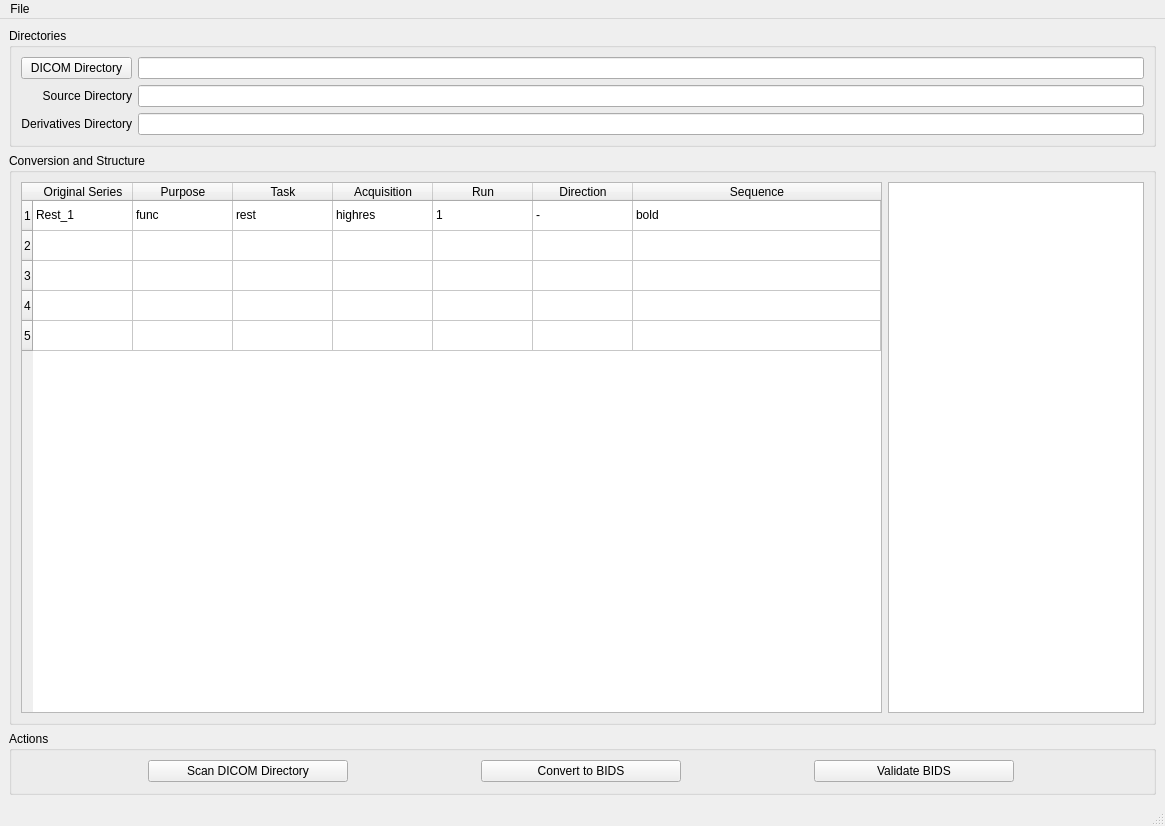
<?xml version="1.0" encoding="UTF-8"?>
<ui version="4.0">
 <class>MainWindow</class>
 <widget class="QMainWindow" name="MainWindow">
  <property name="geometry">
   <rect>
    <x>0</x>
    <y>0</y>
    <width>1165</width>
    <height>826</height>
   </rect>
  </property>
  <property name="windowTitle">
   <string>MainWindow</string>
  </property>
  <widget class="QWidget" name="centralwidget">
   <layout class="QVBoxLayout" name="verticalLayout">
    <item>
     <widget class="QGroupBox" name="groupBox">
      <property name="title">
       <string>Directories</string>
      </property>
      <layout class="QGridLayout" name="gridLayout">
       <item row="0" column="0">
        <widget class="QPushButton" name="dicomdirButton">
         <property name="text">
          <string>DICOM Directory</string>
         </property>
        </widget>
       </item>
       <item row="0" column="1">
        <widget class="QLineEdit" name="dicomdirText">
         <property name="readOnly">
          <bool>true</bool>
         </property>
        </widget>
       </item>
       <item row="1" column="0">
        <widget class="QLabel" name="sourcedirLabel">
         <property name="text">
          <string>Source Directory</string>
         </property>
         <property name="alignment">
          <set>Qt::AlignRight|Qt::AlignTrailing|Qt::AlignVCenter</set>
         </property>
        </widget>
       </item>
       <item row="1" column="1">
        <widget class="QLineEdit" name="sourcedirText">
         <property name="readOnly">
          <bool>true</bool>
         </property>
        </widget>
       </item>
       <item row="2" column="0">
        <widget class="QLabel" name="derivdirLabel">
         <property name="text">
          <string>Derivatives Directory</string>
         </property>
         <property name="alignment">
          <set>Qt::AlignRight|Qt::AlignTrailing|Qt::AlignVCenter</set>
         </property>
        </widget>
       </item>
       <item row="2" column="1">
        <widget class="QLineEdit" name="derivdirText">
         <property name="readOnly">
          <bool>true</bool>
         </property>
        </widget>
       </item>
      </layout>
     </widget>
    </item>
    <item>
     <widget class="QGroupBox" name="groupBox_2">
      <property name="title">
       <string>Conversion and Structure</string>
      </property>
      <layout class="QHBoxLayout" name="horizontalLayout">
       <item>
        <widget class="QTableWidget" name="tableWidget">
         <property name="rowCount">
          <number>5</number>
         </property>
         <property name="columnCount">
          <number>7</number>
         </property>
         <attribute name="horizontalHeaderCascadingSectionResizes">
          <bool>false</bool>
         </attribute>
         <attribute name="horizontalHeaderDefaultSectionSize">
          <number>100</number>
         </attribute>
         <attribute name="horizontalHeaderMinimumSectionSize">
          <number>24</number>
         </attribute>
         <attribute name="horizontalHeaderStretchLastSection">
          <bool>true</bool>
         </attribute>
         <attribute name="verticalHeaderCascadingSectionResizes">
          <bool>false</bool>
         </attribute>
         <attribute name="verticalHeaderShowSortIndicator" stdset="0">
          <bool>true</bool>
         </attribute>
         <attribute name="verticalHeaderStretchLastSection">
          <bool>false</bool>
         </attribute>
         <row/>
         <row/>
         <row/>
         <row/>
         <row/>
         <column>
          <property name="text">
           <string>Original Series</string>
          </property>
         </column>
         <column>
          <property name="text">
           <string>Purpose</string>
          </property>
         </column>
         <column>
          <property name="text">
           <string>Task</string>
          </property>
         </column>
         <column>
          <property name="text">
           <string>Acquisition</string>
          </property>
         </column>
         <column>
          <property name="text">
           <string>Run</string>
          </property>
         </column>
         <column>
          <property name="text">
           <string>Direction</string>
          </property>
         </column>
         <column>
          <property name="text">
           <string>Sequence</string>
          </property>
         </column>
         <item row="0" column="0">
          <property name="text">
           <string>Rest_1</string>
          </property>
         </item>
         <item row="0" column="1">
          <property name="text">
           <string>func</string>
          </property>
         </item>
         <item row="0" column="2">
          <property name="text">
           <string>rest</string>
          </property>
         </item>
         <item row="0" column="3">
          <property name="text">
           <string>highres</string>
          </property>
         </item>
         <item row="0" column="4">
          <property name="text">
           <string>1</string>
          </property>
         </item>
         <item row="0" column="5">
          <property name="text">
           <string>-</string>
          </property>
         </item>
         <item row="0" column="6">
          <property name="text">
           <string>bold</string>
          </property>
         </item>
        </widget>
       </item>
       <item>
        <widget class="QTreeView" name="treeView">
         <property name="sizePolicy">
          <sizepolicy hsizetype="Preferred" vsizetype="Expanding">
           <horstretch>0</horstretch>
           <verstretch>0</verstretch>
          </sizepolicy>
         </property>
        </widget>
       </item>
      </layout>
     </widget>
    </item>
    <item>
     <widget class="QGroupBox" name="groupBox_3">
      <property name="minimumSize">
       <size>
        <width>0</width>
        <height>64</height>
       </size>
      </property>
      <property name="title">
       <string>Actions</string>
      </property>
      <layout class="QHBoxLayout" name="horizontalLayout_2">
       <item>
        <widget class="QPushButton" name="pushButton_4">
         <property name="minimumSize">
          <size>
           <width>200</width>
           <height>0</height>
          </size>
         </property>
         <property name="maximumSize">
          <size>
           <width>200</width>
           <height>16777215</height>
          </size>
         </property>
         <property name="text">
          <string>Scan DICOM Directory</string>
         </property>
        </widget>
       </item>
       <item>
        <widget class="QPushButton" name="pushButton_2">
         <property name="minimumSize">
          <size>
           <width>200</width>
           <height>0</height>
          </size>
         </property>
         <property name="maximumSize">
          <size>
           <width>200</width>
           <height>16777215</height>
          </size>
         </property>
         <property name="text">
          <string>Convert to BIDS</string>
         </property>
        </widget>
       </item>
       <item>
        <widget class="QPushButton" name="pushButton_3">
         <property name="minimumSize">
          <size>
           <width>200</width>
           <height>0</height>
          </size>
         </property>
         <property name="maximumSize">
          <size>
           <width>200</width>
           <height>16777215</height>
          </size>
         </property>
         <property name="text">
          <string>Validate BIDS</string>
         </property>
        </widget>
       </item>
      </layout>
     </widget>
    </item>
   </layout>
  </widget>
  <widget class="QMenuBar" name="menubar">
   <property name="geometry">
    <rect>
     <x>0</x>
     <y>0</y>
     <width>1165</width>
     <height>22</height>
    </rect>
   </property>
   <widget class="QMenu" name="menuFile">
    <property name="title">
     <string>File</string>
    </property>
    <addaction name="actionDICOMDirMenu"/>
    <addaction name="separator"/>
    <addaction name="actionQuit"/>
   </widget>
   <addaction name="menuFile"/>
  </widget>
  <widget class="QStatusBar" name="statusbar"/>
  <action name="actionDICOMDirMenu">
   <property name="text">
    <string>Select DICOM Directory</string>
   </property>
   <property name="shortcut">
    <string>Ctrl+O</string>
   </property>
  </action>
  <action name="actionQuit">
   <property name="text">
    <string>Quit</string>
   </property>
   <property name="shortcut">
    <string>Ctrl+Q</string>
   </property>
  </action>
  <action name="actionDICOMDirButton">
   <property name="text">
    <string>DICOMDirButton</string>
   </property>
  </action>
 </widget>
 <resources/>
 <connections>
  <connection>
   <sender>actionQuit</sender>
   <signal>triggered()</signal>
   <receiver>MainWindow</receiver>
   <slot>close()</slot>
   <hints>
    <hint type="sourcelabel">
     <x>-1</x>
     <y>-1</y>
    </hint>
    <hint type="destinationlabel">
     <x>632</x>
     <y>400</y>
    </hint>
   </hints>
  </connection>
  <connection>
   <sender>dicomdirButton</sender>
   <signal>clicked()</signal>
   <receiver>actionDICOMDirButton</receiver>
   <slot>trigger()</slot>
   <hints>
    <hint type="sourcelabel">
     <x>93</x>
     <y>66</y>
    </hint>
    <hint type="destinationlabel">
     <x>-1</x>
     <y>-1</y>
    </hint>
   </hints>
  </connection>
 </connections>
</ui>
